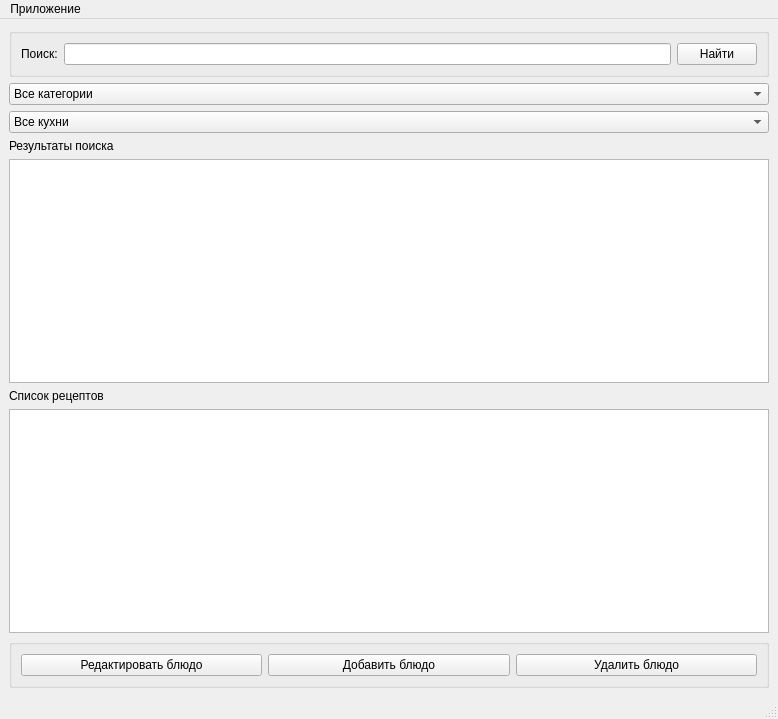
<?xml version="1.0" encoding="UTF-8"?>
<ui version="4.0">
 <class>MainWindow</class>
 <widget class="QMainWindow" name="MainWindow">
  <property name="geometry">
   <rect>
    <x>0</x>
    <y>0</y>
    <width>778</width>
    <height>719</height>
   </rect>
  </property>
  <property name="windowTitle">
   <string>MainWindow</string>
  </property>
  <widget class="QWidget" name="centralwidget">
   <layout class="QVBoxLayout" name="verticalLayout">
    <item>
     <widget class="QGroupBox" name="groupBox_2">
      <property name="title">
       <string/>
      </property>
      <layout class="QHBoxLayout" name="horizontalLayout_3">
       <item>
        <layout class="QHBoxLayout" name="horizontalLayout_2">
         <item>
          <widget class="QLabel" name="label">
           <property name="text">
            <string>Поиск:</string>
           </property>
          </widget>
         </item>
         <item>
          <widget class="QLineEdit" name="searchLineEdit"/>
         </item>
         <item>
          <widget class="QPushButton" name="buttonFind">
           <property name="text">
            <string>Найти</string>
           </property>
          </widget>
         </item>
        </layout>
       </item>
      </layout>
     </widget>
    </item>
    <item>
     <widget class="QComboBox" name="comboBox">
      <item>
       <property name="text">
        <string>Все категории</string>
       </property>
      </item>
      <item>
       <property name="text">
        <string>Закуски</string>
       </property>
      </item>
      <item>
       <property name="text">
        <string>Салаты</string>
       </property>
      </item>
      <item>
       <property name="text">
        <string>Супы</string>
       </property>
      </item>
      <item>
       <property name="text">
        <string>Холодные блюда</string>
       </property>
      </item>
      <item>
       <property name="text">
        <string>Горячие блюда</string>
       </property>
      </item>
      <item>
       <property name="text">
        <string>Десерты</string>
       </property>
      </item>
      <item>
       <property name="text">
        <string>Выпечка</string>
       </property>
      </item>
      <item>
       <property name="text">
        <string>Напитки</string>
       </property>
      </item>
     </widget>
    </item>
    <item>
     <widget class="QComboBox" name="comboBox_2">
      <item>
       <property name="text">
        <string>Все кухни</string>
       </property>
      </item>
      <item>
       <property name="text">
        <string>Российская кухня</string>
       </property>
      </item>
      <item>
       <property name="text">
        <string>Индийская кухня</string>
       </property>
      </item>
      <item>
       <property name="text">
        <string>Грузинская кухня</string>
       </property>
      </item>
      <item>
       <property name="text">
        <string>Японская кухня</string>
       </property>
      </item>
      <item>
       <property name="text">
        <string>Французская кухня</string>
       </property>
      </item>
      <item>
       <property name="text">
        <string>Американская кухня</string>
       </property>
      </item>
      <item>
       <property name="text">
        <string>Тайская кухня</string>
       </property>
      </item>
      <item>
       <property name="text">
        <string>Греческая кухня</string>
       </property>
      </item>
      <item>
       <property name="text">
        <string>Мексиканская кухня</string>
       </property>
      </item>
      <item>
       <property name="text">
        <string>Средиземноморская кухня</string>
       </property>
      </item>
      <item>
       <property name="text">
        <string>Восточная кухня</string>
       </property>
      </item>
      <item>
       <property name="text">
        <string>Неопределенная кухня</string>
       </property>
      </item>
     </widget>
    </item>
    <item>
     <widget class="QLabel" name="label_2">
      <property name="text">
       <string>Результаты поиска</string>
      </property>
     </widget>
    </item>
    <item>
     <widget class="QTableView" name="tableView1"/>
    </item>
    <item>
     <widget class="QLabel" name="label_3">
      <property name="text">
       <string>Список рецептов</string>
      </property>
     </widget>
    </item>
    <item>
     <widget class="QTableView" name="tableView"/>
    </item>
    <item>
     <widget class="QGroupBox" name="groupBox">
      <property name="title">
       <string/>
      </property>
      <layout class="QHBoxLayout" name="horizontalLayout">
       <item>
        <widget class="QPushButton" name="buttonEdit">
         <property name="text">
          <string>Редактировать блюдо</string>
         </property>
        </widget>
       </item>
       <item>
        <widget class="QPushButton" name="buttonAdd">
         <property name="text">
          <string>Добавить блюдо</string>
         </property>
        </widget>
       </item>
       <item>
        <widget class="QPushButton" name="buttonDelete">
         <property name="text">
          <string>Удалить блюдо</string>
         </property>
        </widget>
       </item>
      </layout>
     </widget>
    </item>
   </layout>
  </widget>
  <widget class="QMenuBar" name="menubar">
   <property name="geometry">
    <rect>
     <x>0</x>
     <y>0</y>
     <width>778</width>
     <height>24</height>
    </rect>
   </property>
   <widget class="QMenu" name="menu">
    <property name="title">
     <string>Приложение</string>
    </property>
    <addaction name="action"/>
   </widget>
   <addaction name="menu"/>
  </widget>
  <widget class="QStatusBar" name="statusbar"/>
  <action name="action">
   <property name="text">
    <string>Выйти из приложения</string>
   </property>
  </action>
 </widget>
 <resources/>
 <connections/>
</ui>
